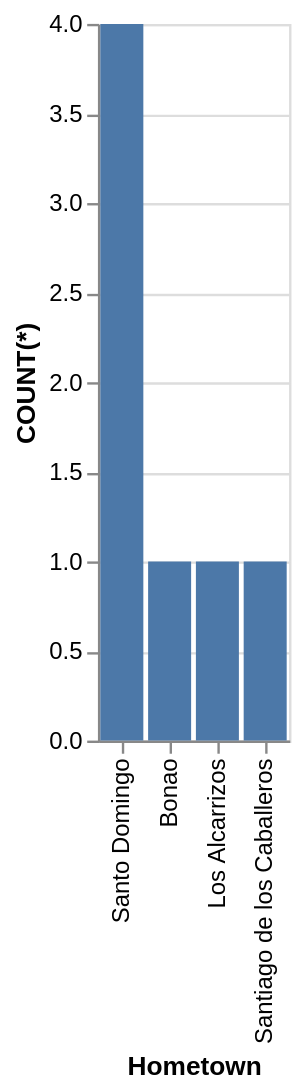

Source (Vega-Lite JSON):
### Vega-Lite specification from a JSON file in a GitHub repository (floating-point values rounded to 4 significant figures)
{"data": {"values": [{"x_data": "Bonao", "y_data": 1}, {"x_data": "Los Alcarrizos", "y_data": 1}, {"x_data": "Santiago de los Caballeros", "y_data": 1}, {"x_data": "Santo Domingo", "y_data": 4}]}, "mark": "bar", "encoding": {"x": {"field": "x_data", "type": "nominal", "title": "Hometown", "sort": {"op": "sum", "field": "y_data", "order": "descending"}}, "y": {"field": "y_data", "type": "quantitative", "title": "COUNT(*)"}}}
